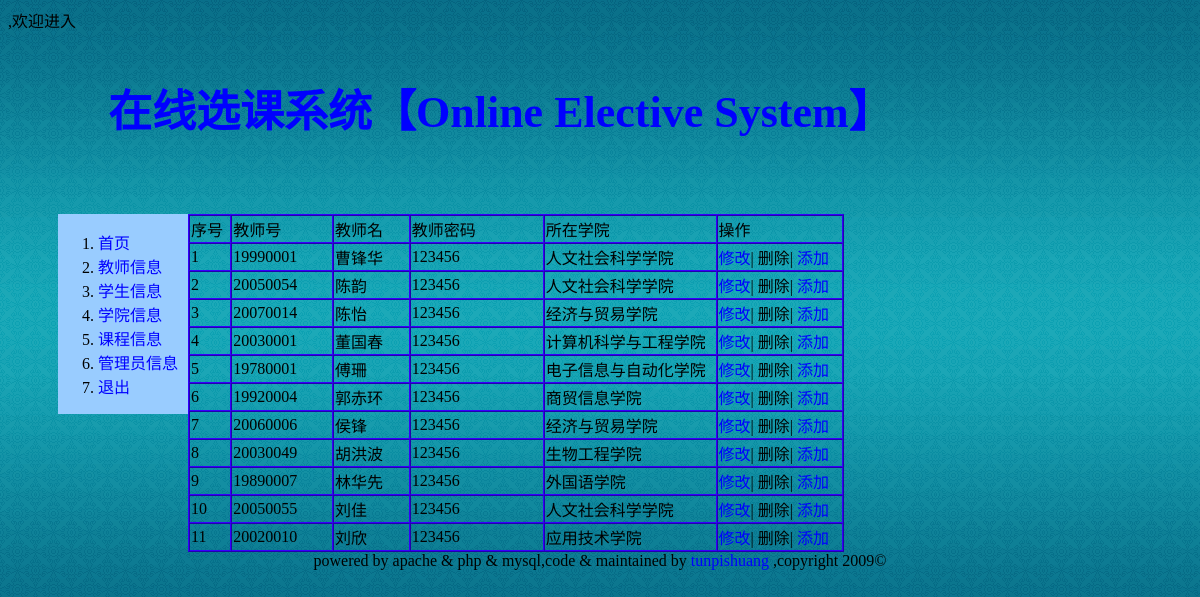
Page /info_teacher.php on the committed database.
### tables this page shows
CREATE TABLE `teacher`  (
  `id` int(11) NOT NULL AUTO_INCREMENT,
  `tid` varchar(20) NOT NULL,
  `tname` varchar(20) NULL DEFAULT NULL,
  `tpass` varchar(20) NULL DEFAULT NULL,
  `t_did` varchar(20) NULL DEFAULT NULL,
  PRIMARY KEY (`id`) USING BTREE,
  UNIQUE INDEX `id`(`id`) USING BTREE,
  UNIQUE INDEX `tid`(`tid`) USING BTREE,
  INDEX `t_did`(`t_did`) USING BTREE
);

CREATE TABLE `dept`  (
  `id` int(11) NOT NULL AUTO_INCREMENT,
  `did` varchar(10) NOT NULL,
  `dname` varchar(40) NULL DEFAULT NULL,
  `dinfo` text NULL,
  PRIMARY KEY (`id`) USING BTREE,
  UNIQUE INDEX `id`(`id`) USING BTREE,
  UNIQUE INDEX `did`(`did`) USING BTREE
);

### info_teacher.php (the view, shortened to what this page needs)
<!DOCTYPE html PUBLIC "-//W3C//DTD XHTML 1.0 Transitional//EN" "http://www.w3.org/TR/xhtml1/DTD/xhtml1-transitional.dtd">
<html xmlns="http://www.w3.org/1999/xhtml">
<head>
<link href="css/style.css" rel="stylesheet" type="text/css" />
</head>
<body>
<div id="container">
	<?php echo $_SESSION["name"]?>,欢迎进入
	<?php include("header.php")?>
	<?php include("nav_admin.php")?>
 	<div id="main">
        <table width="656" border="1" cellspacing="0" >
      <tr>
        <td width="40">序号</td>
        <td width="100">教师号</td>
        <td width="77">教师名</td>
        <td width="136">教师密码</td>
        <td width="180">所在学院</td>
        <td width="130">操作</td>
      </tr>
      <?php
	  $query="select count(*) as teacher_num from teacher";
      $result = mysql_query($query);
      list($teacher_num)=mysql_fetch_array($result);
      $query = "select teacher.id,tid,tname,tpass,dname from teacher,dept where teacher.t_did=dept.did order by teacher.id";
      $result = mysql_query($query);
      for($i=0;$i<$teacher_num;$i++) {
          list($id,$tid,$tname,$tpass,$dname)=mysql_fetch_array($result);
          echo "
		  <tr>
			  <td>".$id."</td>
			  <td>".$tid." </td>
			  <td>".$tname. "</td>
			  <td>".$tpass."</td
			  ><td>".$dname."</td>
			  <td><a href=\"teacher_modify.php?teacher_id=".$tid."\">修改</a>|
			  	  删除|
				  <a href=\"teacher_add.php\">添加</a></td>
		  </tr>";
      }
    ?>
    </table>
    </div>
    </div id="footer">
        <?php include("footer.php")?>
</body>
</html>

### css/style.css (style rules this page uses)
body { background-image:url(../img/blue.gif); background-repeat:repeat-x; }
a:link { color:#00F; text-decoration:none; }
#container { width:960px; margin:0,100px; }
#main { margin-top:30px; float:left; margin-left:0px; }
#main table { border-width:1px; border-color:#30F; }
#main table tr td { border-width:1px; border-color:#30F; }

### rows in the picture
teacher: id "1", tid "19990001", tname "曹锋华", tpass "123456", dept.dname "人文社会科学学院"
teacher: id "2", tid "20050054", tname "陈韵", tpass "123456", dept.dname "人文社会科学学院"
teacher: id "3", tid "20070014", tname "陈怡", tpass "123456", dept.dname "经济与贸易学院"
teacher: id "4", tid "20030001", tname "董国春", tpass "123456", dept.dname "计算机科学与工程学院"
teacher: id "5", tid "19780001", tname "傅珊", tpass "123456", dept.dname "电子信息与自动化学院"
teacher: id "6", tid "19920004", tname "郭赤环", tpass "123456", dept.dname "商贸信息学院"
teacher: id "7", tid "20060006", tname "侯锋", tpass "123456", dept.dname "经济与贸易学院"
teacher: id "8", tid "20030049", tname "胡洪波", tpass "123456", dept.dname "生物工程学院"
teacher: id "9", tid "19890007", tname "林华先", tpass "123456", dept.dname "外国语学院"
teacher: id "10", tid "20050055", tname "刘佳", tpass "123456", dept.dname "人文社会科学学院"
teacher: id "11", tid "20020010", tname "刘欣", tpass "123456", dept.dname "应用技术学院"
